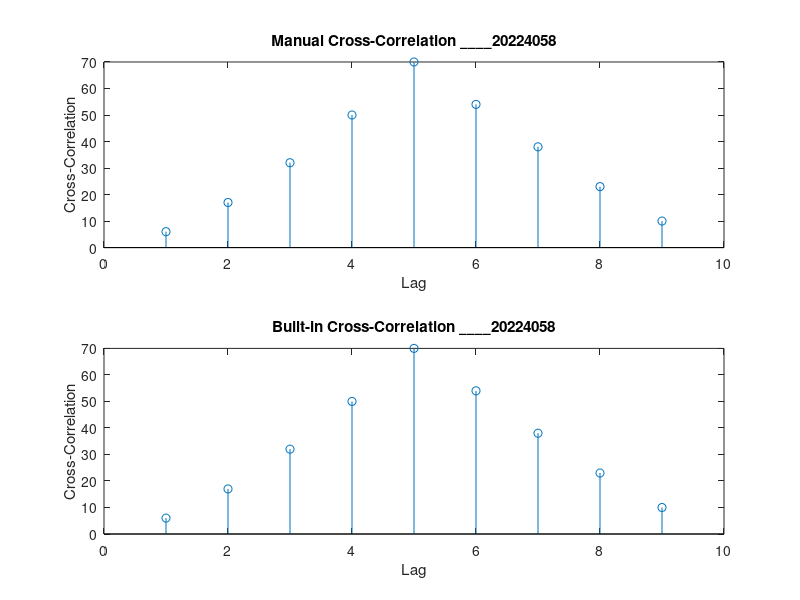

The MATLAB source for this figure:
%defining two sequences
x = [1,2,3,4,5];
y = [2,3,4,5,6];

%Lenght of sequences
Nx = length(x);
Ny = length(y);

%compute cross-correlation manually
manual_cross_corr = zeros(1,Nx+Ny-1);

%perform cross-correlation
for lag = -(Ny-1):(Nx-1)
    sum = 0;
    for i = 1:Nx
        j = i - lag;
        if(j>=1 && j<=Ny)
            sum = sum + x(i)*y(j);
        end
    end
    manual_cross_corr(lag+Ny) = sum;
end

%display the manual cross correlation
disp('Manual cross-correlation of sequences x and y:');
disp(manual_cross_corr);

%verify using the inbuilt function
builtin_cross_corr = xcorr(x,y);

%display the built in cross correlation result
disp('Built-in cross-correlation of sequences x and y:');
disp(builtin_cross_corr);

%plot both results for comparison
figure;

subplot(2,1,1);
stem(manual_cross_corr);
title('Manual Cross-Correlation ____20224058');
xlabel('Lag');
ylabel('Cross-Correlation');

subplot(2,1,2);
stem(builtin_cross_corr);
title('Built-in Cross-Correlation ____20224058');
xlabel('Lag');
ylabel('Cross-Correlation');